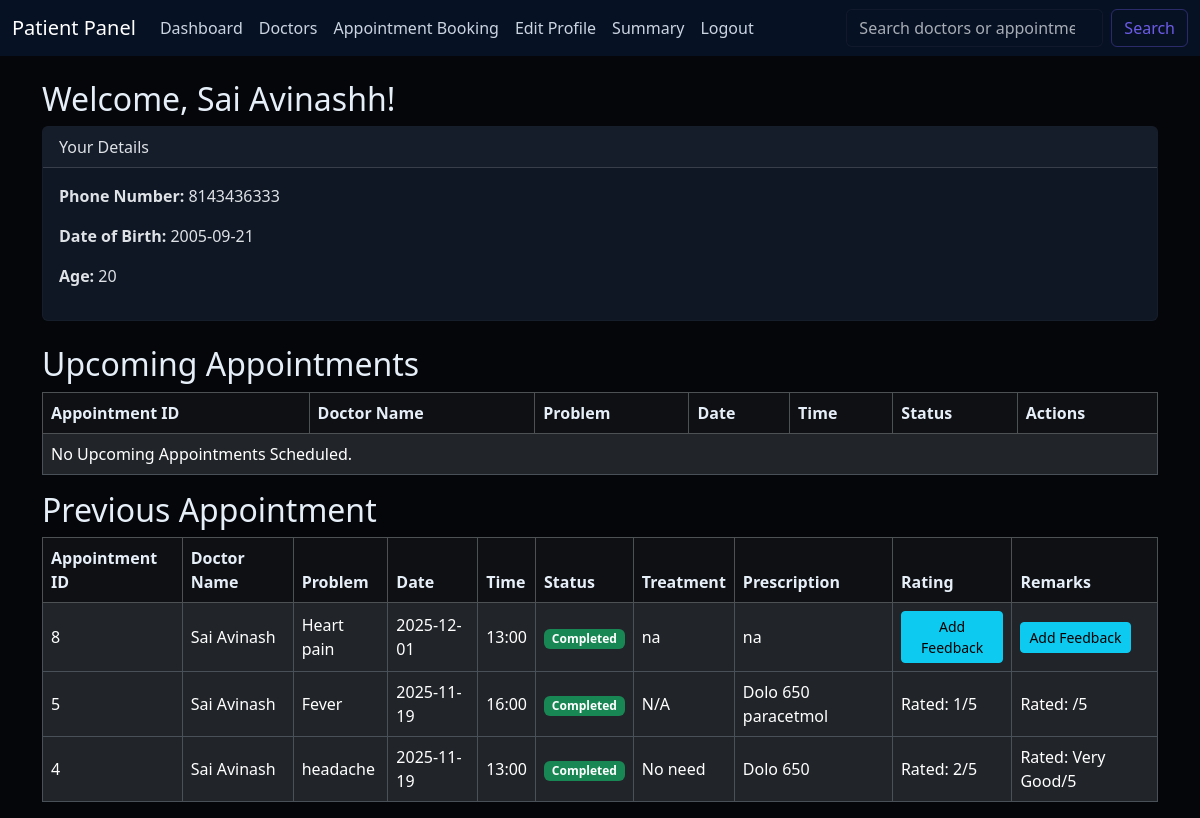
The page /patient/dashboard (signed in) on the database its author committed.
### models.py (models this page shows)
class User(UserMixin, db.Model):
    id = db.Column(db.Integer, primary_key=True)
    username = db.Column(db.String(50), unique=True, nullable=False)
    name = db.Column(db.String(50), nullable=False)
    email = db.Column(db.String(50), unique=True, nullable=False)
    password = db.Column(db.String(200), nullable=False)  # hashed passwords are long
    role = db.Column(db.String(20), nullable=False)  # Admin / Doctor / Patient
    doctor_profile = db.relationship('Doctor', backref='user', uselist=False)
    patient_profile = db.relationship('Patient', backref='user', uselist=False)

class Patient(db.Model):
    id = db.Column(db.Integer, primary_key=True)
    user_id = db.Column(db.Integer, db.ForeignKey('user.id'), nullable=False, unique=True)
    dob = db.Column(db.Date, nullable=False)
    phone_number = db.Column(db.String(15), nullable=False)
    appointments = db.relationship('Appointment', backref='patient', lazy=True)

class Appointment(db.Model):
    id = db.Column(db.Integer, primary_key=True)
    doctor_id = db.Column(db.Integer, db.ForeignKey('doctor.id'), nullable=False)
    patient_id = db.Column(db.Integer, db.ForeignKey('patient.id'), nullable=False)
    date = db.Column(db.Date, nullable=False)
    time = db.Column(db.Time, nullable=False)
    problem = db.Column(db.String(300), nullable=True)
    status = db.Column(db.Enum(AppointmentStatus), default=AppointmentStatus.BOOKED, nullable=False)
    remarks = db.Column(db.Text, nullable=True)
    rating = db.Column(db.Integer, nullable=True)
    treatment = db.relationship('Treatment', backref='appointment', uselist=False)

class Treatment(db.Model):
    id = db.Column(db.Integer, primary_key=True)
    appointment_id = db.Column(db.Integer, db.ForeignKey('appointment.id'), nullable=False)
    disease = db.Column(db.Text, nullable=False)
    diagnosis = db.Column(db.Text, nullable=True)
    prescription = db.Column(db.Text, nullable=True)
    notes = db.Column(db.Text, nullable=True)

### routes/patients.py (the view)
@patient_bp.route('/dashboard')
@login_required
def dashboard():
    if current_user.role != 'Patient' :
        flash("Access denied.", "danger")
        return redirect(url_for('login'))
    patient = current_user.patient_profile
    today = date.today()
    age = today.year - patient.dob.year - ((today.month, today.day) < (patient.dob.month, patient.dob.day))
    future_appointments = Appointment.query.filter(
        Appointment.patient_id == patient.id,
        Appointment.date >= today,
        Appointment.status == AppointmentStatus.BOOKED,
        Appointment.date >= today
        ).order_by(Appointment.date, Appointment.time).all()
    past_appointments = Appointment.query.filter(
        Appointment.patient_id == patient.id,
        Appointment.date < today
        ).order_by(Appointment.date.desc(), Appointment.time.desc()).all()
    return render_template('patient/dashboard.html', patient=patient,
                           age=age,
                           upcoming_appointments=future_appointments,
                           past_appointments=past_appointments)

### app.py (called while the page is built)
@login_manager.user_loader
def load_user(user_id):
    return User.query.get(int(user_id))

### templates/patient/dashboard.html (shortened to what this page needs)
{% extends "patient/patient_base.html" %}
{% block content %}
<h2 class="mt-4">Welcome, {{ current_user.name }}!</h2>
<div class="card mb-4">
    <div class="card-header">Your Details</div>
    <div class="card-body">
        <p><strong>Phone Number:</strong> {{ patient.phone_number }}</p>
        <p><strong>Date of Birth:</strong> {{ patient.dob.strftime('%Y-%m-%d') }}</p>
        <p><strong>Age:</strong> {{ age }}</p>
    </div>
</div>
<h2>Upcoming Appointments</h2>
<div class="table-responsive">
    <table class="table table-bordered">
            <thead class="table-dark">
                    <tr>
                            <th>Appointment ID</th>
                            <th>Doctor Name</th>
                            <th>Problem</th>
                            <th>Date</th>
                            <th>Time</th>
                            <th>Status</th>
                            <th>Actions</th>
                    </tr>
            </thead>
            <tbody>
                    {% for appt in upcoming_appointments %}
                    <tr>
                            <td>{{ appt.id }}</td>
                            <td>(ID :{{ appt.doctor.id }} Dr. {{ appt.doctor.user.name }} )</td>
                            <td>{{ appt.problem }}</td>
                            <td>{{ appt.date.strftime('%d-%b-%Y') }}</td>
                            <td>{{ appt.time.strftime('%H:%M') }}</td>
                            <td>
                                <span class="badge bg-primary">{{ appt.status.value }}</span>
                            </td>
                            <td>
                                <a href="{{ url_for('patient.edit_appt', appointment_id = appt.id) }}" class="btn btn-warning btn-sm">Edit</a>
                                <form method="POST" action="{{ url_for('patient.cancel_appt', appointment_id=appt.id) }}" class="d-inline" onsubmit="return confirm('Are you sure you want to cancel this appointment?');">
                                        <button type="submit" class="btn btn-secondary btn-sm">Cancel</button>
                                </form>
                                <form method="POST" action="{{ url_for('patient.delete_appointment', appointment_id=appt.id) }}" class="d-inline" onsubmit="return confirm('Are you sure you want to permanently delete this appointment? This action cannot be undone.');">
                                        <button type="submit" class="btn btn-danger btn-sm">Delete</button>
                                </form>
                            </td>
                    </tr>
                    {% else %}
                    <tr>
                            <td colspan="7">No Upcoming Appointments Scheduled.</td>
                    </tr>
                    {% endfor %}
            </tbody>
    </table>
</div>
<h2>Previous Appointment</h2>
<div class="table-responsive">
<table class="table table-bordered">
        <thead class="table-dark">
                <tr>
                        <th>Appointment ID</th>
                        <th>Doctor Name</th>
                        <th>Problem</th>
                        <th>Date</th>
                        <th>Time</th>
                        <th>Status</th>
                        <th>Treatment</th>
                        <th>Prescription</th>
                        <th>Rating</th>
                        <th>Remarks</th>
                </tr>
        </thead>
        <tbody>
                {% for appt in past_appointments %}
                <tr>
                        <td>{{ appt.id }}</td>
                        <td>{{ appt.doctor.user.name }}</td>
                        <td>{{ appt.problem }}</td>
                        <td>{{ appt.date }}</td>
                        <td>{{ appt.time.strftime('%H:%M') }}</td>
                        <td>
                            <span class="badge
                                {% if appt.status.value == 'Cancelled' %}bg-danger
                                {% elif appt.status.value == 'Completed' %}bg-success
                                {% else %}bg-secondary
                                {% endif %}">
                                {{ appt.status.value }}
                            </span>
                        </td>
                        <td>{{ appt.treatment.disease if appt.treatment else 'N/A' }}</td>
                        <td>{{ appt.treatment.prescription if appt.treatment.prescription else 'N/A'}}</td>
                        <td>
                            {% if appt.status.value == 'Completed' %}
                                {% if appt.rating is none %}
                                    <a href="{{ url_for('patient.feedback', appointment_id=appt.id) }}" class="btn btn-info btn-sm">Add Feedback</a>
                                {% else %}
                                    Rated: {{ appt.rating }}/5
                                {% endif %}
                            {% else %}
                                N/A
                            {% endif %}
                        </td>
                        <td>
                            {% if appt.status.value == 'Completed' %}
                                {% if appt.remarks is none %}
                                    <a href="{{ url_for('patient.feedback', appointment_id=appt.id) }}" class="btn btn-info btn-sm">Add Feedback</a>
                                {% else %}
                                    Rated: {{ appt.remarks }}/5
                                {% endif %}
                            {% else %}
                                N/A
                            {% endif %}
                        </td>
                </tr>
                {% else %}
                <tr>
                        <td colspan="10">No Previous Appointment.</td>
                </tr>
                {% endfor %}
        </tbody>
</table>
</div>
{% endblock %}

### static/css/theme.css (style rules this page uses)
:root { --accent: #6c5ce7; --muted: #6b7280; --card-bg: #0f1724; --surface: #0b1220; }
body[data-bs-theme="dark"], body { background-color: #05060a; color: #e6eef8; }
.card { background-color: var(--card-bg); border: 1px solid rgba(255,255,255,0.03); }
.table thead.table-dark th { background-color: rgba(255,255,255,0.04) !important; color: #e6eef8; }
.table tbody tr td { vertical-align: middle; }
.badge.bg-success { background-color: #10b981; }

### rows shown on the page
User: name "Sai Avinashh"
Patient: phone_number "8143436333", dob "2005-09-21"
Appointment: id "8", doctor.user.name "Sai Avinash", problem "Heart pain", date "2025-12-01", time "13:00", status.value "Completed", treatment "na"
Appointment: id "5", doctor.user.name "Sai Avinash", problem "Fever", date "2025-11-19", time "16:00", status.value "Completed", treatment "N/A", treatment "Dolo 650 paracetmol", rating "1"
Appointment: id "4", doctor.user.name "Sai Avinash", problem "headache", date "2025-11-19", time "13:00", status.value "Completed", treatment "No need", treatment "Dolo 650", rating "2", remarks "Very Good"
